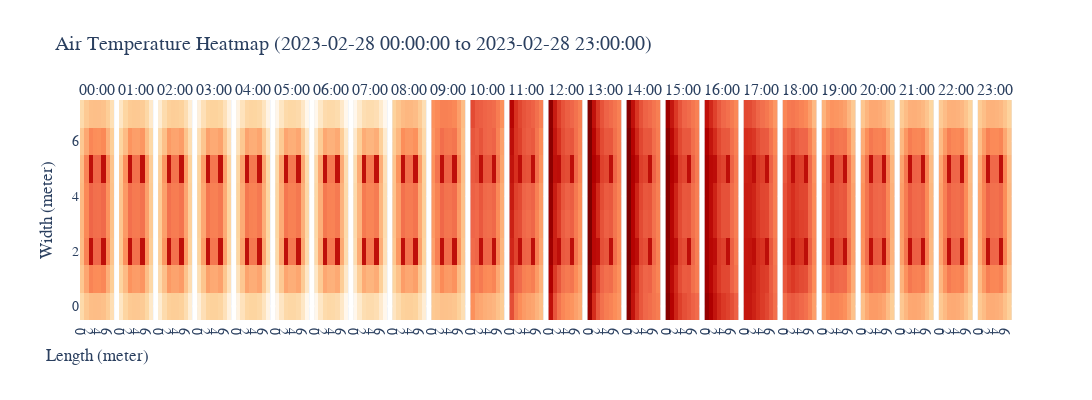

The cell this chart's notebook holds for it:
### Code cell
# Visualize the hourly heatmap of the specific date
# filter data for the specific time range (1 hour, from 00:00:00 to 23:00:00)
start_time = '2023-02-28 00:00:00'
end_time = '2023-02-28 23:00:00'
time_range_df = fixed_temp_df[(fixed_temp_df['datetime'] >= start_time) & (fixed_temp_df['datetime'] <= end_time)]

# Get the unique time steps
unique_times = time_range_df['datetime'].drop_duplicates().sort_values()

# Create a subplot with 1 row and 12 columns (tighter layout)
fig = make_subplots(
    rows=1, cols=len(unique_times),  # 1 row and 12 columns for 12 time steps
    shared_yaxes=True,               # Share y-axis across subplots
    horizontal_spacing=0.005,        # Minimize space between subplots (tight layout)
    subplot_titles=[f'{str(time)[11:16]}' for time in unique_times]  # Short titles (only time)
)

# Plot each time step in a separate column (heatmap)
for i, time in enumerate(unique_times, start=1):
    # filter data for the current time step
    time_data = time_range_df[time_range_df['datetime'] == time]

    # Create a heatmap for this time step
    heatmap = go.Heatmap(
        z=time_data['air_temp'],        # Values for the heatmap
        x=time_data['coordinate_x'],    # X-axis: coordinate_x
        y=time_data['coordinate_y'],    # Y-axis: coordinate_y
        colorscale='OrRd',               # Use the 'Hot' colorscale
        showscale=False,
        colorbar=dict(title=r'Air Temp (C)'),    # Add colorbar title
        zmin=14,
        zmax=20
    )
    
    # Add this heatmap to the corresponding subplot (1 row, multiple columns)
    fig.add_trace(heatmap, row=1, col=i)

# Update layout to have shared color scale, adjust title, and x/y axis labels
fig.update_layout(
    title='Air Temperature Heatmap (2023-02-28 00:00:00 to 2023-02-28 23:00:00)',
    xaxis_title='Length (meter)',
    yaxis_title='Width (meter)',
    height=400,  # Compact height for a tighter layout
    width=3700,  # Total width for 12 columns
    font=dict(family="Computer Modern Sans Serif", size=14)
)

# Add a shared color scale to the right of the entire figure
fig.update_layout(coloraxis_colorbar=dict(
    title="Air Temp (C)",
    thicknessmode="pixels", 
    thickness=15,
    lenmode="pixels", 
    len=300,
    yanchor="middle", 
    y=0.5,
    ticks="outside",
))

# Display the plot
fig.show()
